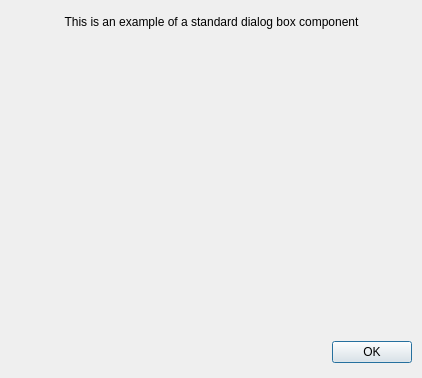
<?xml version="1.0" encoding="UTF-8"?>
<ui version="4.0">
 <class>popDialog</class>
 <widget class="QDialog" name="popDialog">
  <property name="geometry">
   <rect>
    <x>0</x>
    <y>0</y>
    <width>422</width>
    <height>378</height>
   </rect>
  </property>
  <property name="sizePolicy">
   <sizepolicy hsizetype="Fixed" vsizetype="Fixed">
    <horstretch>0</horstretch>
    <verstretch>0</verstretch>
   </sizepolicy>
  </property>
  <property name="minimumSize">
   <size>
    <width>422</width>
    <height>378</height>
   </size>
  </property>
  <property name="baseSize">
   <size>
    <width>422</width>
    <height>378</height>
   </size>
  </property>
  <property name="windowTitle">
   <string>Dialog</string>
  </property>
  <widget class="QWidget" name="">
   <property name="geometry">
    <rect>
     <x>10</x>
     <y>10</y>
     <width>402</width>
     <height>358</height>
    </rect>
   </property>
   <layout class="QVBoxLayout" name="verticalLayout">
    <item>
     <layout class="QHBoxLayout" name="horizontalLayout">
      <item>
       <spacer name="horizontalSpacer">
        <property name="orientation">
         <enum>Qt::Horizontal</enum>
        </property>
        <property name="sizeHint" stdset="0">
         <size>
          <width>40</width>
          <height>20</height>
         </size>
        </property>
       </spacer>
      </item>
      <item>
       <widget class="QLabel" name="mesg">
        <property name="text">
         <string>This is an example of a standard dialog box component</string>
        </property>
        <property name="alignment">
         <set>Qt::AlignCenter</set>
        </property>
       </widget>
      </item>
      <item>
       <spacer name="horizontalSpacer_2">
        <property name="orientation">
         <enum>Qt::Horizontal</enum>
        </property>
        <property name="sizeHint" stdset="0">
         <size>
          <width>40</width>
          <height>20</height>
         </size>
        </property>
       </spacer>
      </item>
     </layout>
    </item>
    <item>
     <widget class="QLabel" name="image">
      <property name="minimumSize">
       <size>
        <width>400</width>
        <height>290</height>
       </size>
      </property>
      <property name="baseSize">
       <size>
        <width>400</width>
        <height>290</height>
       </size>
      </property>
      <property name="text">
       <string/>
      </property>
      <property name="pixmap">
       <pixmap resource="KitchenSink_KoreyBull.qrc">:/jimmy.jpg</pixmap>
      </property>
     </widget>
    </item>
    <item>
     <widget class="QDialogButtonBox" name="buttonBox">
      <property name="minimumSize">
       <size>
        <width>400</width>
        <height>32</height>
       </size>
      </property>
      <property name="baseSize">
       <size>
        <width>400</width>
        <height>32</height>
       </size>
      </property>
      <property name="orientation">
       <enum>Qt::Horizontal</enum>
      </property>
      <property name="standardButtons">
       <set>QDialogButtonBox::Ok</set>
      </property>
     </widget>
    </item>
   </layout>
  </widget>
 </widget>
 <resources>
  <include location="KitchenSink_KoreyBull.qrc"/>
 </resources>
 <connections>
  <connection>
   <sender>buttonBox</sender>
   <signal>accepted()</signal>
   <receiver>popDialog</receiver>
   <slot>accept()</slot>
   <hints>
    <hint type="sourcelabel">
     <x>248</x>
     <y>254</y>
    </hint>
    <hint type="destinationlabel">
     <x>157</x>
     <y>274</y>
    </hint>
   </hints>
  </connection>
  <connection>
   <sender>buttonBox</sender>
   <signal>rejected()</signal>
   <receiver>popDialog</receiver>
   <slot>reject()</slot>
   <hints>
    <hint type="sourcelabel">
     <x>316</x>
     <y>260</y>
    </hint>
    <hint type="destinationlabel">
     <x>286</x>
     <y>274</y>
    </hint>
   </hints>
  </connection>
 </connections>
</ui>
